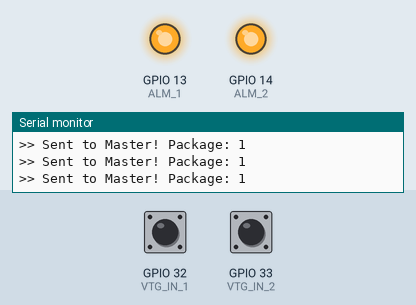
Simulated run of this program. Board: ESP32. Shown: output pins drawn as LEDs (lit = HIGH), the last lines printed to the serial monitor. The test bench sets the inputs (shaded band); at power-on: GPIO 32 (VTG_IN_1) HIGH, GPIO 33 (VTG_IN_2) HIGH.

Above: at 1.2 s.
1.3 s: GPIO 32 (VTG_IN_1) pulled LOW for 0.15 s
At 1.38 s:
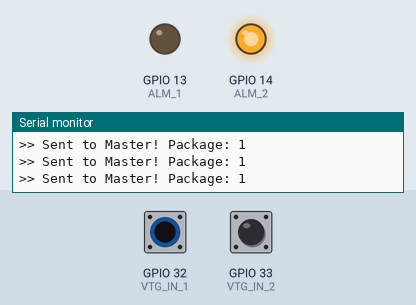
2.9 s: GPIO 33 (VTG_IN_2) pulled LOW for 0.15 s
At 2.98 s:
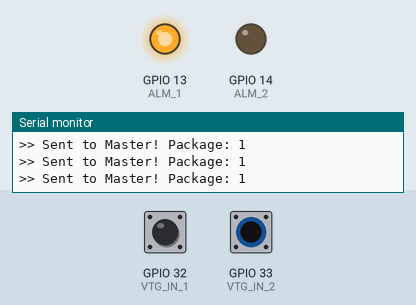
4.5 s: GPIO 33 (VTG_IN_2) pulled LOW for 3.2 s
At 8.6 s:
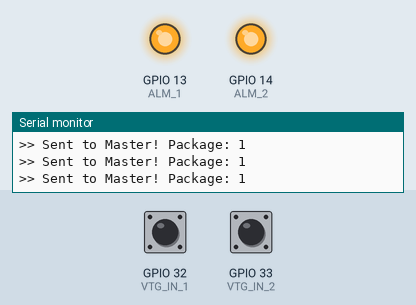
9.2 s: GPIO 32 (VTG_IN_1) pulled LOW for 3.2 s
At 9.8 s:
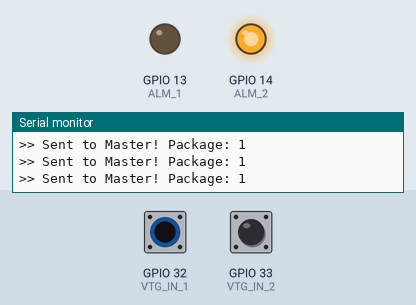
13.9 s: GPIO 32 (VTG_IN_1) driven LOW and GPIO 33 (VTG_IN_2) driven LOW
At 14.7 s:
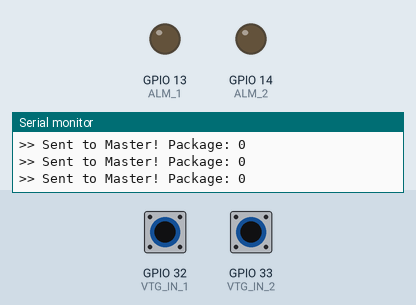
Timing chart, 0 to 16.4 s (numbered marks = the images above; inputs shaded):
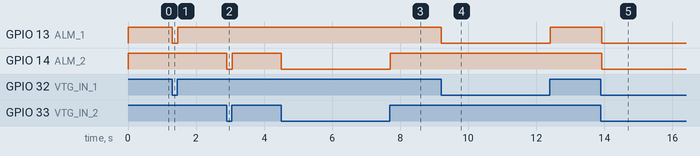

Measured:
- after the input at 1.3 s, GPIO 13 (ALM_1): HIGH → LOW at once, → HIGH 0.16 s later
- after the input at 2.9 s, GPIO 14 (ALM_2): HIGH → LOW at once, → HIGH 0.16 s later
- after the input at 4.5 s, GPIO 14 (ALM_2): HIGH → LOW at once, → HIGH 3.2 s later
- after the input at 9.2 s, GPIO 13 (ALM_1): HIGH → LOW at once, → HIGH 3.2 s later
- after the input at 13.9 s, GPIO 13 (ALM_1), GPIO 14 (ALM_2): HIGH → LOW at once

The program:

main.cpp
```cpp
#include <WiFi.h>
#include <esp_now.h>
#include <esp_wifi.h>

// #define STATUS_LED 2
#define ALM_1 13
#define ALM_2 14
#define VTG_IN_1 32
#define VTG_IN_2 33

#define SLAVE_ID 5
#define WIFI_CHANNEL 11

volatile uint16_t package = 0;

uint8_t masterAddress[] = { 0xEC, 0x64, 0xC9, 0x7C, 0xD8, 0x20 };  //sena
// uint8_t masterAddress[] = { 0x1C, 0xC3, 0xAB, 0xBF, 0x82, 0xEC };  //test
const uint8_t hopChannels[] = { 1, 6, 11, 2, 3, 4, 5, 7, 8, 9, 10, 12, 13 };
const int numChannels = sizeof(hopChannels) / sizeof(hopChannels[0]);
uint8_t currentChannelIndex = 2;

typedef struct struct_message {
  uint8_t fromID;
  uint16_t commandFrame;
  uint16_t responseFrame;
  bool shouldResponse;
} struct_message;

struct_message recvData;
struct_message sendData;

void hopChannel() {
  currentChannelIndex = (currentChannelIndex + 1) % numChannels;
  uint8_t newChannel = hopChannels[currentChannelIndex];

  esp_wifi_set_promiscuous(true);
  esp_wifi_set_channel(newChannel, WIFI_SECOND_CHAN_NONE);
  esp_wifi_set_promiscuous(false);

  Serial.print("Broadcast fail! Hopping to Channel: ");
  Serial.println(newChannel);
}

void OnDataRecv(const esp_now_recv_info_t *esp_now_info, const uint8_t *incomingData, int len) {
  if (len != sizeof(struct_message)) return;

  struct_message tempMsg;
  memcpy(&tempMsg, incomingData, sizeof(tempMsg));

  // --- Automatic Pairing Logic ---
  if (tempMsg.fromID == 100) { // MASTER_ID
    if (memcmp(esp_now_info->src_addr, masterAddress, 6) != 0) {
      Serial.println(">> New Master detected! Updating MAC...");

      // Remove old peer
      esp_now_del_peer(masterAddress);

      // Update master MAC
      memcpy(masterAddress, esp_now_info->src_addr, 6);

      // Add new peer
      esp_now_peer_info_t peerInfo = {};
      memcpy(peerInfo.peer_addr, masterAddress, 6);
      peerInfo.channel = 0;
      peerInfo.encrypt = false;
      if (esp_now_add_peer(&peerInfo) != ESP_OK) {
        Serial.println(">> Failed to add new Master as peer");
      } else {
        Serial.println(">> Auto-paired with new Master.");
      }
    }
  }

  // memcpy(&tempMsg, incomingData, sizeof(tempMsg));
  // xQueueSend(espNowRxQueue, &tempMsg, 0);
  memcpy(&recvData, incomingData, sizeof(recvData));

  // Serial.print("commandFrame : ");
  // Serial.println(recvData.commandFrame, BIN);
}

void writeBit(uint16_t &value, uint8_t bit, bool state) {
  if (state) {
    value |= (1 << bit);  // set
  } else {
    value &= ~(1 << bit);  // clear
  }
}

void vProcessing(void *pvParam) {
  bool isDetected = false;
  uint16_t tempPackage = 0;

  for (;;) {
    bool s1_active = (digitalRead(VTG_IN_1) == HIGH);
    bool s2_active = (digitalRead(VTG_IN_2) == HIGH);

    isDetected = (s1_active || s2_active);

    if (isDetected) {
      writeBit(tempPackage, 0, true);
    } else {
      writeBit(tempPackage, 0, false);
    }

    digitalWrite(ALM_1, s1_active ? HIGH : LOW);
    digitalWrite(ALM_2, s2_active ? HIGH : LOW);

    package = tempPackage;
    vTaskDelay(pdMS_TO_TICKS(20));
  }
}

void vWritePackage(void *pvParam) {
  uint16_t lastPackage = 0xFFFF;
  bool isFirstPacket = true;

  unsigned long lastSendTime = 0;
  const unsigned long SEND_INTERVAL = 200;
  for (;;) {

    if (isFirstPacket) {
      sendData.fromID = SLAVE_ID;
      sendData.responseFrame = package;
      esp_now_send(masterAddress, (uint8_t *)&sendData, sizeof(sendData));
      isFirstPacket = false;
    }

    if (package != lastPackage || (millis() - lastSendTime >= SEND_INTERVAL)) {

      sendData.fromID = SLAVE_ID;
      sendData.responseFrame = package;
      esp_err_t result = esp_now_send(masterAddress, (uint8_t *)&sendData, sizeof(sendData));

      if (result == ESP_OK) {
        Serial.print(">> Sent to Master! Package: ");
        Serial.println(package, BIN);
        // lastPackage = package;
      } else {
        Serial.println(">> Send Fail!");
      }
      lastPackage = package;
      lastSendTime = millis();
    }

    vTaskDelay(pdMS_TO_TICKS(20));
  }
}

void setup() {
  Serial.begin(115200);

  WiFi.mode(WIFI_STA);
  esp_wifi_set_promiscuous(true);
  esp_wifi_set_channel(WIFI_CHANNEL, WIFI_SECOND_CHAN_NONE);
  esp_wifi_set_promiscuous(false);

  if (esp_now_init() != ESP_OK) {
    Serial.println("Error initializing ESP-NOW");
    return;
  }

  esp_now_register_recv_cb(OnDataRecv);

  esp_now_peer_info_t peerInfo = {};
  memcpy(peerInfo.peer_addr, masterAddress, 6);
  peerInfo.channel = 0;
  peerInfo.encrypt = false;

  if (esp_now_add_peer(&peerInfo) != ESP_OK) {
    Serial.println("Failed to add master as peer");
    return;
  }

  Serial.print("My MAC is: ");
  Serial.println(WiFi.macAddress());

  pinMode(VTG_IN_1, INPUT_PULLUP);
  pinMode(VTG_IN_2, INPUT_PULLUP);
  pinMode(ALM_1, OUTPUT);
  pinMode(ALM_2, OUTPUT);

  xTaskCreate(vWritePackage, "WritePackage", 2048, NULL, 3, NULL);
  xTaskCreate(vProcessing, "Processing", 4096, NULL, 3, NULL);
}

void loop() {
}
```
